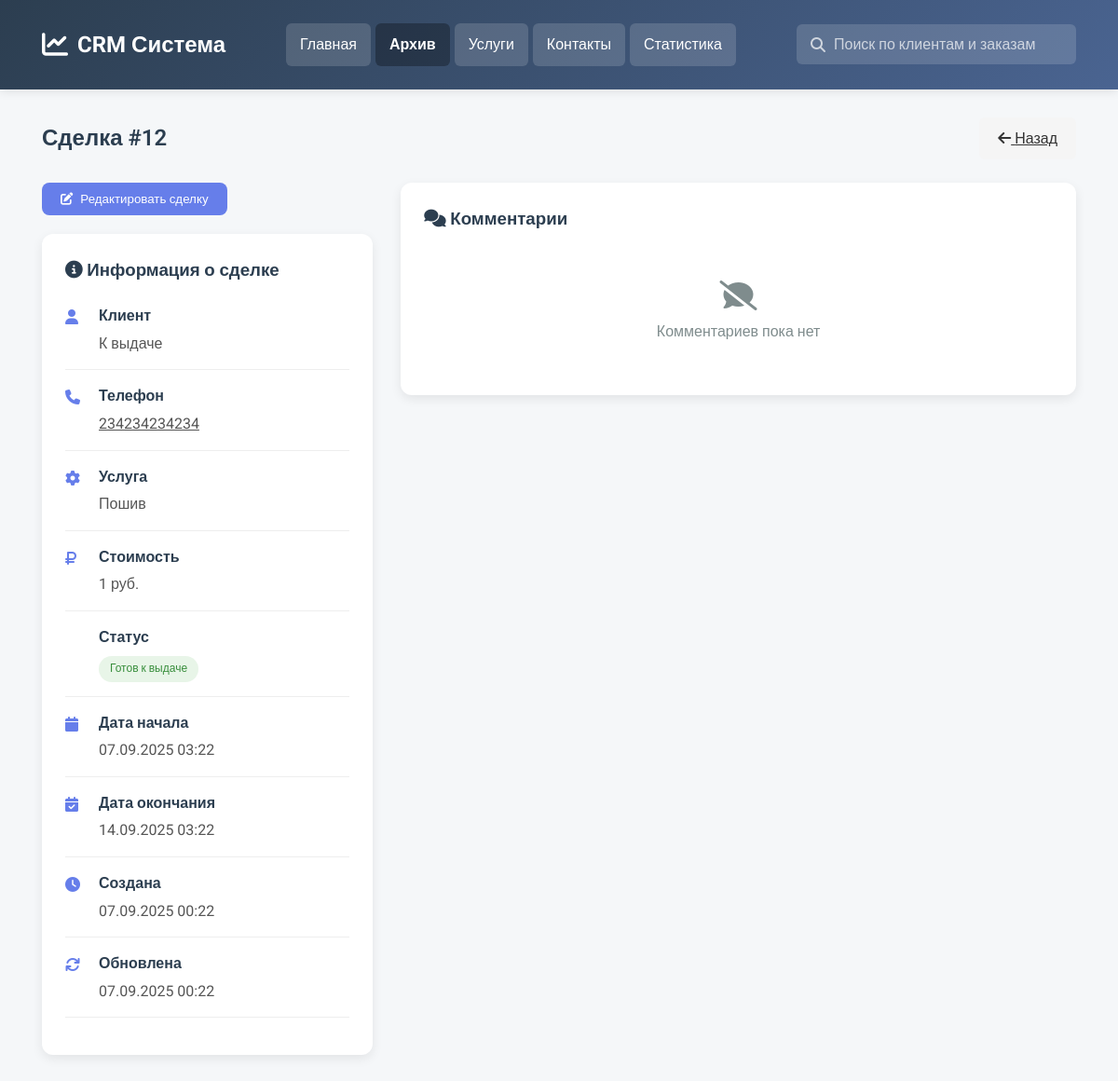
The page /crm/closed/12/ on the database as committed earlier.
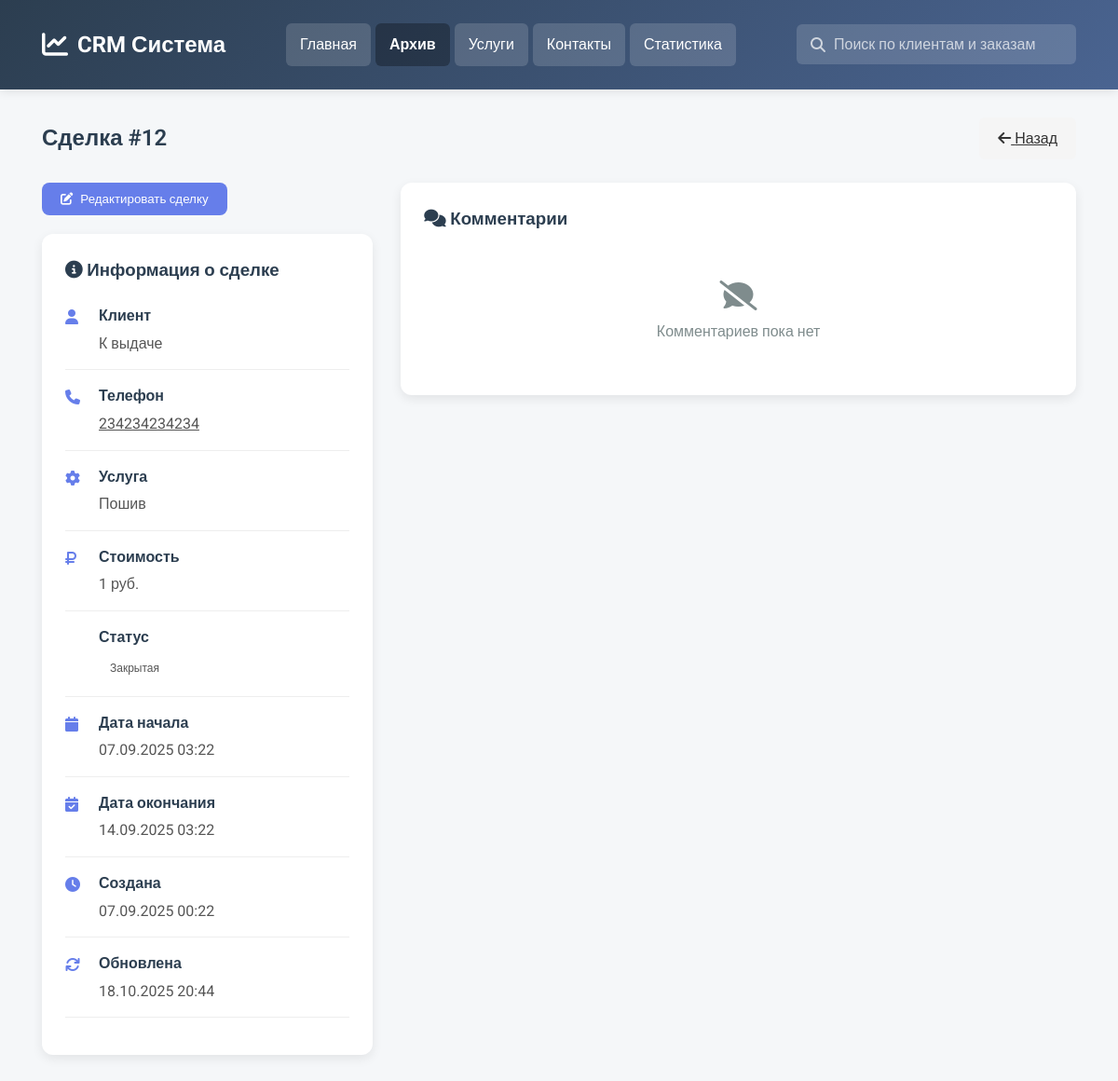
The same page on the database as committed later.
### deals/models.py (models this page shows, shortened)
class Deal(models.Model):
    STATUS_CHOICES = [
        ("new", "Принята"),
        ("in_progress", "В работе"),
        ("ready", "Готов к выдаче"),
        ("successful", "Успешная"),
        ("closed", "Закрытая"),
    ]
    client = models.ForeignKey(
        "clients.Client",
        on_delete=models.CASCADE,
        verbose_name="Клиент",
        related_name="deals",
    )
    services = models.ManyToManyField(
        "price.Service",  # Используем строковую ссылку
        through="DealService",
        verbose_name="Услуги",
    )
    description = models.TextField(blank=True, verbose_name="Описание")
    status = models.CharField(
        max_length=20, choices=STATUS_CHOICES, default="new", verbose_name="Статус"
    )
    start_date = models.DateTimeField(verbose_name="Дата начала")
    end_date = models.DateTimeField(verbose_name="Дата окончания")
    created_at = models.DateTimeField(auto_now_add=True, verbose_name="Дата создания")
    updated_at = models.DateTimeField(auto_now=True, verbose_name="Дата обновления")
    class Meta:
        verbose_name = "Сделка"
        verbose_name_plural = "Сделки"
        ordering = ["-created_at"]
    @property
    def total_price(self):
        return self.dealservice_set.aggregate(total=Sum("price"))["total"] or 0

### clients/models.py (models this page shows, shortened)
class Client(models.Model):
    name = models.CharField(max_length=200, verbose_name="ФИО клиента")
    phone = models.CharField(max_length=20, verbose_name="Телефон")
    email = models.EmailField(blank=True, null=True, verbose_name="Email")
    notes = models.TextField(blank=True, verbose_name="Заметки")
    created_at = models.DateTimeField(auto_now_add=True, verbose_name="Дата создания")
    class Meta:
        verbose_name = "Клиент"
        verbose_name_plural = "Клиенты"
        ordering = ["name"]

### deals/views.py (the view, shortened to what this page needs)
# urls.py: path("closed/<int:deal_id>/", deal_detail, name="deal_detail"),
def deal_detail(request, deal_id):
    deal = get_object_or_404(
        Deal.objects.select_related("client").prefetch_related(
            "services", "comments__author", "dealservice_set"
        ),
        id=deal_id,
    )
    services_with_prices = deal.dealservice_set.select_related("service").all()
    comment_form = CommentForm()
    context = {
        "deal": deal,
        "services_with_prices": services_with_prices,
        "comment_form": comment_form,
    }
    return render(request, "deal_detail.html", context)

### core/forms.py
class CommentForm(forms.ModelForm):
    class Meta:
        model = Comment
        fields = ["text"]
        widgets = {
            "text": forms.Textarea(
                attrs={
                    "class": "form-control",
                    "placeholder": "Добавить комментарий...",
                    "rows": 3,
                }
            ),
        }
        labels = {
            "text": "Комментарий",
        }

### templates/deal_detail.html (shortened to what the changed rows need)
<!DOCTYPE html>
<html lang="ru">
<head>
    {% load static %}
    <link rel="stylesheet" href="https://cdnjs.cloudflare.com/ajax/libs/font-awesome/6.4.0/css/all.min.css">
    <link rel="stylesheet" href="{% static 'css/styles.css' %}">
</head>
<body>
    <main>
        <div class="container">
            <div class="dashboard-header">
                <h1 class="dashboard-title">Сделка #{{ deal.id }}</h1>
                <a href="{% url 'dashboard' %}" class="btn btn-secondary">
                    <i class="fas fa-arrow-left"></i> Назад
                </a>
            </div>
            <div class="deal-container">
                <div class="deal-info">
                    <div class="info-card view-mode">
                        <div class="detail-item">
                            <div class="detail-content">
                                <span class="detail-label">Клиент</span>
                                <span class="detail-value">{{ deal.client.name }}</span>
                            </div>
                        </div>
                        <div class="detail-item">
                            <div class="detail-content">
                                <span class="detail-label">Телефон</span>
                                <a href="tel:{{ deal.client.phone }}" class="detail-value">
                                    {{ deal.client.phone }}
                                </a>
                            </div>
                        </div>
                        <div class="detail-item">
                            <div class="detail-content">
                                <span class="detail-label">Стоимость</span>
                                <span class="detail-value">{{ deal.total_price }} руб.</span>
                            </div>
                        </div>
                        <div class="detail-item">
                            <div class="detail-content">
                                <span class="detail-value">
                                    <span class="status-badge status-{{ deal.status }}">
                                        {{ deal.get_status_display }}
                                    </span>
                                </span>
                            </div>
                        </div>
                        <div class="detail-item">
                            <div class="detail-content">
                                <span class="detail-label">Дата начала</span>
                                <span class="detail-value">{{ deal.start_date|date:"d.m.Y H:i" }}</span>
                            </div>
                        </div>
                        <div class="detail-item">
                            <div class="detail-content">
                                <span class="detail-label">Дата окончания</span>
                                <span class="detail-value">{{ deal.end_date|date:"d.m.Y H:i" }}</span>
                            </div>
                        </div>
                        <div class="detail-item">
                            <div class="detail-content">
                                <span class="detail-label">Создана</span>
                                <span class="detail-value">{{ deal.created_at|date:"d.m.Y H:i" }}</span>
                            </div>
                        </div>
                        <div class="detail-item">
                            <div class="detail-content">
                                <span class="detail-label">Обновлена</span>
                                <span class="detail-value">{{ deal.updated_at|date:"d.m.Y H:i" }}</span>
                            </div>
                        </div>
                    </div>
                </div>
            </div>
        </div>
    </main>
</body>
</html>

Rows that differ between the two databases and show on the page:
changed Deal "К выдаче": status "Готов к выдаче" → "Закрытая"; updated_at "07.09.2025 00:22" → "18.10.2025 20:44"
